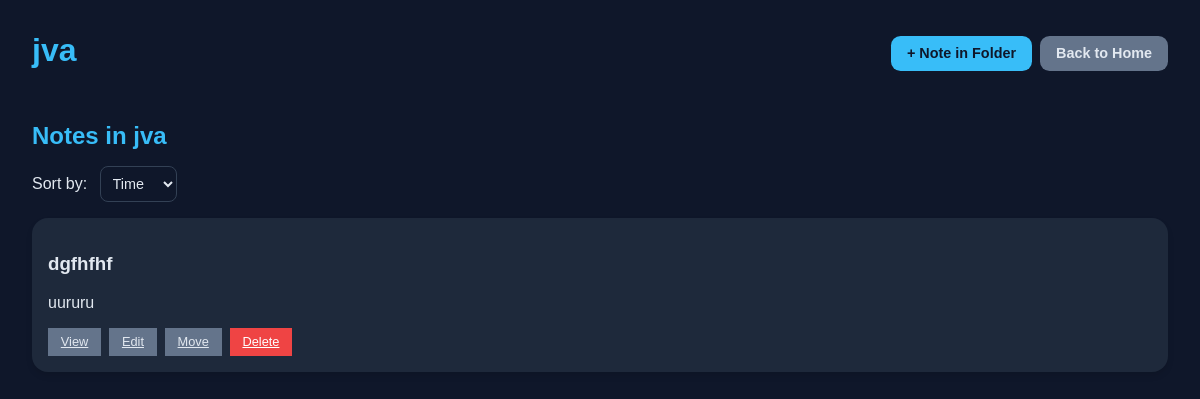
Before: /notes/folder/2/ (signed in) with the older database file.
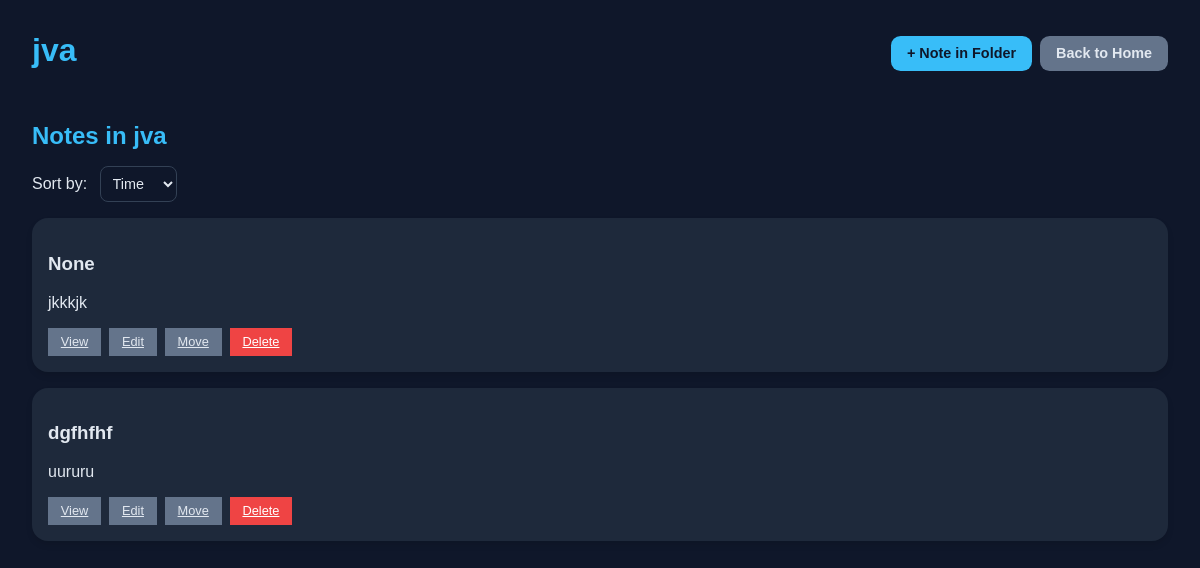
After: the same page with the newer database file.
### notes/models.py (models this page shows, shortened)
class Note(models.Model):
    owner = models.ForeignKey(User, on_delete=models.CASCADE)  # Not nullable
    folder = models.ForeignKey(Folder, on_delete=models.SET_NULL, null=True, blank=True)  # Nullable
    title = models.CharField(max_length=200, null=True, blank=True)
    content = models.TextField(null=True, blank=True)
    is_deleted = models.BooleanField(default=False)  # For recycle bin
    deleted_at = models.DateTimeField(null=True, blank=True)
    created_at = models.DateTimeField(auto_now_add=True)
    updated_at = models.DateTimeField(auto_now=True)

### notes/views.py (the view)
# urls.py: path('folder/<int:folder_id>/', views.folder_detail, name='folder_detail'),
def folder_detail(request, folder_id):
    folder = get_object_or_404(Folder, id=folder_id, owner=request.user, is_deleted=False)
    notes = Note.objects.filter(owner=request.user, folder=folder, is_deleted=False)
    sort_by = request.GET.get('sort', 'time')
    if sort_by == 'name':
        notes = notes.order_by('title')
    else:  # default to 'time'
        notes = notes.order_by('-updated_at')
    context = {
        'folder': folder,
        'notes': notes,
        'current_sort': sort_by
    }
    return render(request, 'notes/folder_detail.html', context)

### notes/templates/notes/folder_detail.html (shortened to what this page needs)
<!DOCTYPE html>
<html lang="en">
<head>
</head>
<body>
  <div class="top-bar">
    <h1>{{ folder.name }}</h1>
    <div class="actions">
      <a href="{% url 'create_note_in_folder' folder.id %}" class="btn">+ Note in Folder</a>
      <a href="{% url 'notes_home' %}" class="btn btn-secondary">Back to Home</a>
    </div>
  </div>
  <div class="section">
    <h2>Notes in {{ folder.name }}</h2>
    <div style="margin-bottom: 1rem;">
      <label for="sort-select">Sort by:</label>
      <select id="sort-select" onchange="window.location.href='?sort=' + this.value">
        <option value="time" {% if current_sort == 'time' %}selected{% endif %}>Time</option>
      </select>
    </div>
    {% if notes %}
      <div class="note-list">
        {% for note in notes %}
          <div class="note-card">
            <h3>{{ note.title }}</h3>
            <p>{{ note.content|truncatewords:20 }}</p>
            <div class="actions">
              <a href="{% url 'view_note' note.id %}" class="btn-small">View</a>
              <a href="{% url 'edit_note' note.id %}" class="btn-small">Edit</a>
              <a href="{% url 'move_note' note.id %}" class="btn-small btn-secondary">Move</a>
              <a href="{% url 'delete_note' note.id %}" class="btn-small btn-danger">Delete</a>
            </div>
          </div>
        {% endfor %}
      </div>
    {% else %}
      <p>No notes in this folder yet.</p>
    {% endif %}
  </div>
</body>
</html>

Changed rows visible on the page:
added Note: title "None", content "jkkkjk"
